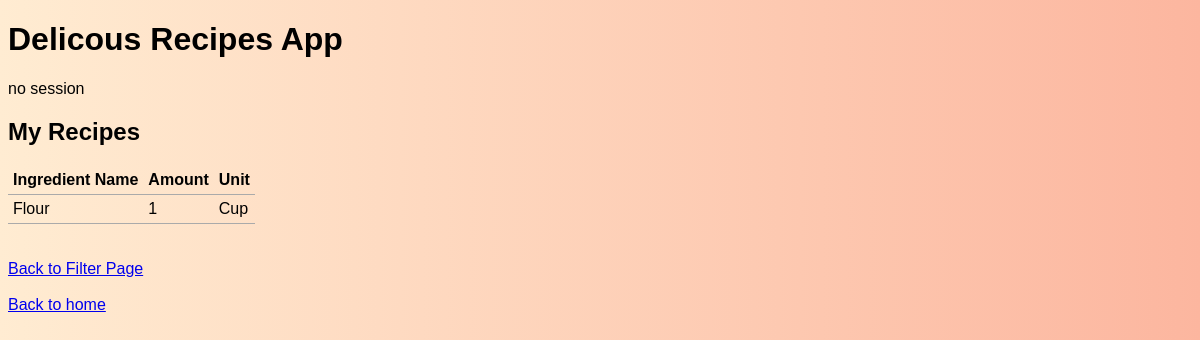
Page /viewrecipeingredients.php?ReID=2 on the committed database.
### tables this page shows
CREATE TABLE RecipeContainsIngredient (
IName VARCHAR(100),
ReID INTEGER,
Amount CHAR(20) NOT NULL,
PRIMARY KEY (IName, ReID),
FOREIGN KEY (IName) REFERENCES Ingredient(Name)
	ON DELETE NO ACTION
	ON UPDATE CASCADE,
FOREIGN KEY (ReID) REFERENCES Recipe(ReID)
	ON DELETE CASCADE
	ON UPDATE CASCADE
);

CREATE TABLE Ingredient (
Name VARCHAR(100) PRIMARY KEY,
Unit VARCHAR(50)
);

### viewrecipeingredients.php (the view, shortened to what this page needs)
<?php
require "templates/header.php";
if (isset($_GET["ReID"])) {
    try {
        include 'config.php';
      $connection = new PDO($dsn, $username, $password, $options);
      $ReID = $_GET["ReID"];
      $sql = "SELECT ri.IName, ri.Amount, i.Unit FROM recipe AS r, recipecontainsingredient AS ri, ingredient AS i
                       WHERE r.ReID = $ReID AND r.ReID = ri.ReID AND ri.IName = i.Name";
      $statement = $connection->prepare($sql);
      $statement->execute();
      $result = $statement->fetchAll();
    } catch(PDOException $error) {
        echo $sql . "<br>" . $error->getMessage();
    }
  }
?>
<?php
    if ($result && $statement->rowCount() > 0) { ?>
        <h2>My Recipes</h2>
        <table>
            <thead>
                <tr>
                    <th>Ingredient Name</th>
                    <th>Amount</th>
                    <th>Unit</th>
                </tr>
            </thead>
            <tbody>
        <?php foreach ($result as $row) { ?>
            <tr>
                <td><?php echo $row["IName"]; ?></td>
                <td><?php echo $row["Amount"]; ?></td>
                <td><?php echo $row["Unit"]; ?></td>
            </tr>
        <?php } ?>
        </tbody>
    </table>
    <?php } else { ?>
        <blockquote>No results found.</blockquote>
    <?php }
 ?>
<a href="read.php">Back to Filter Page</a>
<a href="index.php">Back to home</a>
<?php require "templates/footer.php"; ?>

### css/style.css (style rules this page uses)
table { border-collapse: collapse; border-spacing: 0; }
td, th { padding: 5px; border-bottom: 1px solid #aaa; }
body { background-image: linear-gradient(to right, #ffecd2, #fcb69f); }
html { font-family: sans-serif; }

### rows in the picture
recipecontainsingredient: IName "Flour", Amount "1", IName.Unit "Cup"
